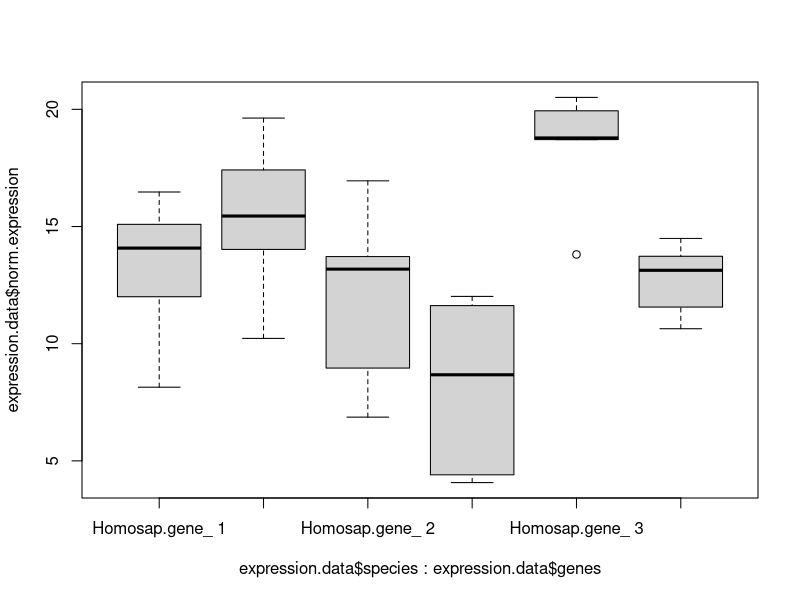

Here is the R script that generated this plot:
## ---- chunk 1
x  <-  5
if(x >= 5) {
    print(paste0(x, ' is greater or equal than 5'))
} else {
    print(paste0(x, 'is smaller than 5'))
}
## ---- chunk 2
x   <-  0
vec <-  vector()
while(x < 10) {
    vec <- c(vec, x^2)
    x   <- x+1
}
vec
## ---- chunk 3
if(4 == 3){
    '4 equals 3'
}
## ---- chunk 4
4==3
## ---- chunk 5
mat  <-  matrix(0:19,5,4)
mat  <-  ifelse(mat < 5, 0, mat)

#OR

mat  <-  matrix(sample(c(NA, 1:10),50,replace=TRUE), 5, 10)
mat  <-  ifelse(is.na(mat), 0, 1)
## ---- chunk 6
salad    <-  c('lettuce', 'carrots', 'tomatos')
amounts  <-  c('1 bunch', '1 package', '1 bag')
for (vegetable in seq_along(salad)) {
    print(paste0('Our salad has ', amounts[vegetable], ' of ', salad[vegetable]))
}
## ---- chunk 7
for (index in 1:3) {
    print(index)
}
## ---- chunk 8
mat  <-  matrix(1:4,2,2)
mat
for (i in 1:nrow(mat)) {
    for(j in 1:ncol(mat)) {
        print(mat[i,j])
    }
}
## ---- chunk 9
set.seed(10)
mat  <-  matrix(rpois(16,lambda=11), 4, 4)
mat
for (i in 1:nrow(mat)) {
    for(j in 1:ncol(mat)) {
        if(mat[i,j] >= 10) {
            next
        } else {
            print(paste0('element at row ', i, ', column ', j, ', is smaller than 5'))
        }
    }
}
## ---- chunk 10
set.seed(20)
mat.ex  <-  matrix(rpois(30, lambda=12), 3, 10)
means   <-  vector(mode='numeric', length=ncol(mat.ex))
for(j in 1:ncol(mat.ex)) {
    if(mean(mat.ex[,j]) > 11)
        means[j] <- mean(mat.ex[,j])
}
print(means[means != 0])
## ---- chunk 11
set.seed(10)
expression.data  <-  data.frame(species=rep(c("Homosap",'Musmusc'), each=15), genes=rep(rep(paste('gene_',1:3), each=5), 2), norm.expression=rnorm(30, mean=15, sd=5), stringsAsFactors=FALSE)
expression.data
## ---- chunk 12
mean.sp  <-  tapply(expression.data$norm.expression, list(expression.data$species, expression.data$genes), mean)
sd.sp  <-  tapply(expression.data$norm.expression, list(expression.data$species, expression.data$genes), sd)
boxplot(expression.data$norm.expression ~ expression.data$species + expression.data$genes)
## ---- chunk 13
set.seed(10)
x   <-  matrix(rpois(500, lambda=25), 20, 25)
a1  <-  vector()
for(j in 1:ncol(x)) {
    a1 <- c(a1, mean(x[,j]))
}

#we avoid this loop by using apply:
a2  <-  apply(x, 2, mean) #or colSums or rowMeans or rowSums
#or even better (and faster!)
a3  <-  colMeans(x) #or colSums or rowMeans or rowSums
## ---- chunk 14
set.seed(10)
our_list  <-  list(runif(10), matrix(1:10,2,5), data.frame(letters=letters, order=1:26))
class(our_list)
str(our_list)
dim(our_list) #lists do not have dimensions as arrays, thay are measured by their number of elements
length(our_list)
names(our_list) #create names for our list
names(our_list)  <-  c('random_numbers', 'a_matrix', 'a_dataframe')
our_list
## ---- chunk 15
our_list[[1]]
our_list[['a_matrix']]
class(our_list[[1]])
dim(our_list[[2]])
## ---- chunk 16
list_gcs <- list(gene_a=runif(3), gene_b=runif(3), gene_c=runif(3))
means    <-  lapply(list_gcs, mean)
class(means)
names(means)
means[[1]] #or means[['gene_a']], for example
means
## ---- chunk 17
lapply(our_list, class)
## ---- chunk 18
sap  <-  sapply(our_list, class)
sap
class(sap)
